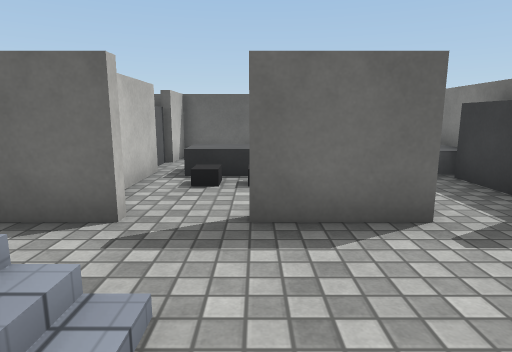
[1] (above)

20 first-person views from a walk through a scene from a Unity 3-D project. The camera is 1.2 m above the floor, tilts 10° down and sees 75° across. The floor is counted in squares, 1 m on a side. Each view is taken from the middle of a square. On the plan, view 1 faces up. The plan holds only what a view shows up to about 14 squares ahead; the rest is blank. Surface patterns are stand-ins for the level's own textures.

[2]
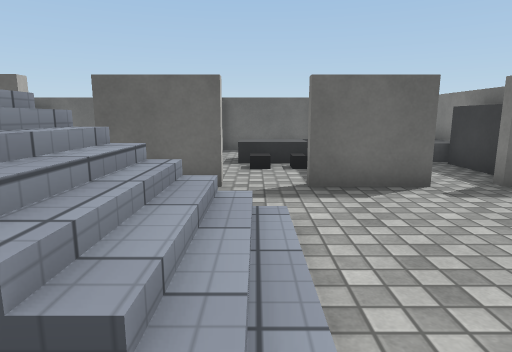

[3]
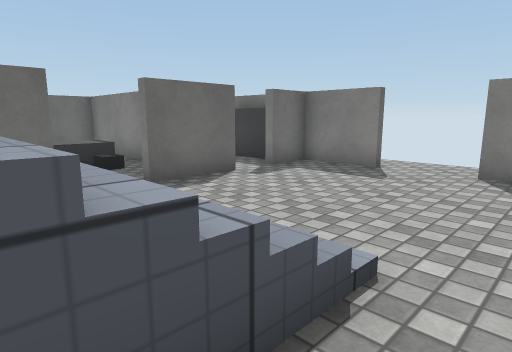

[4]
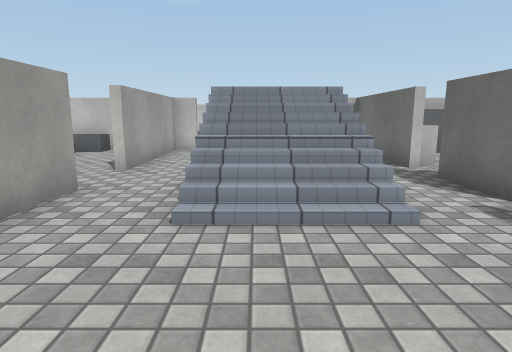

[5]
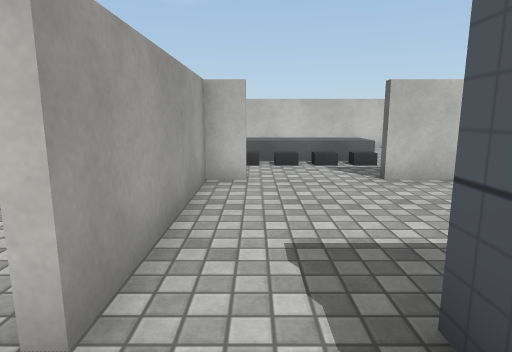

[6]
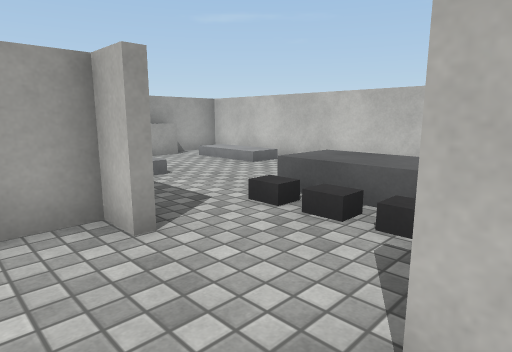

[7]
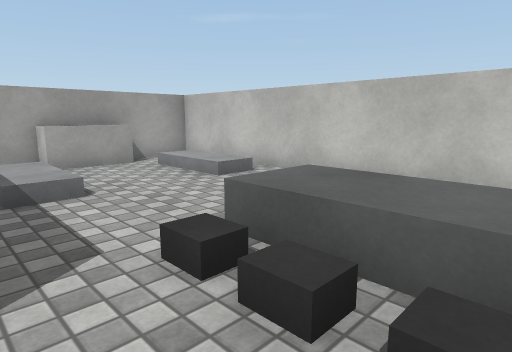

[8]
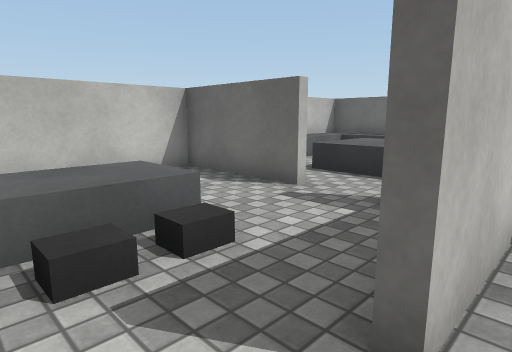

[9]
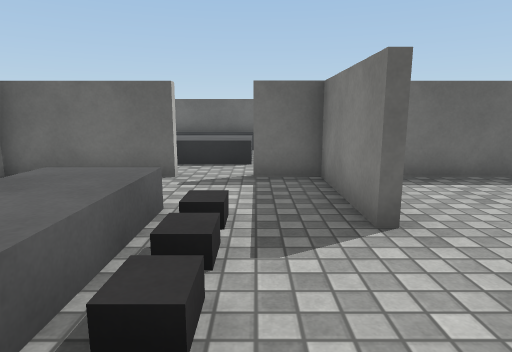

[10]
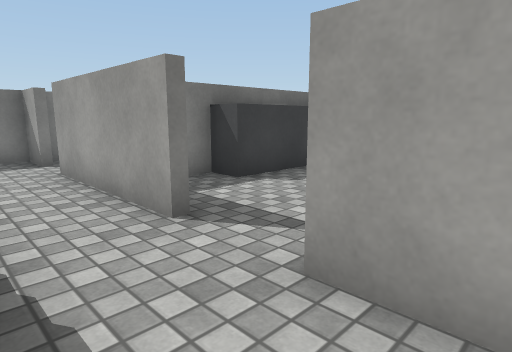

[11]
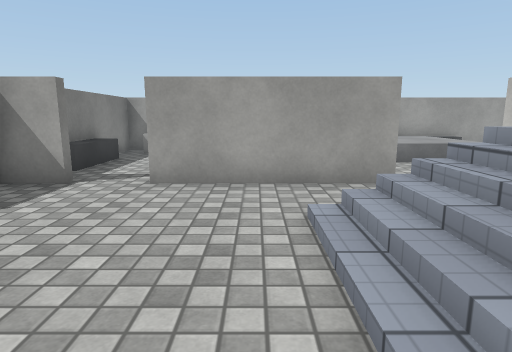

[12]
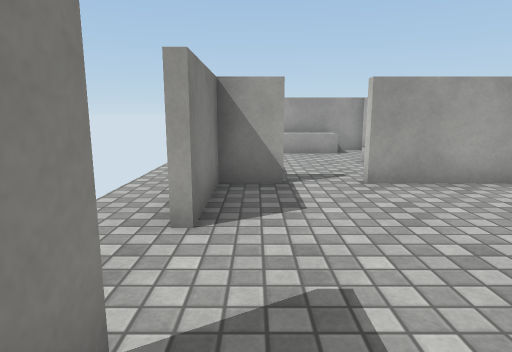

[13]
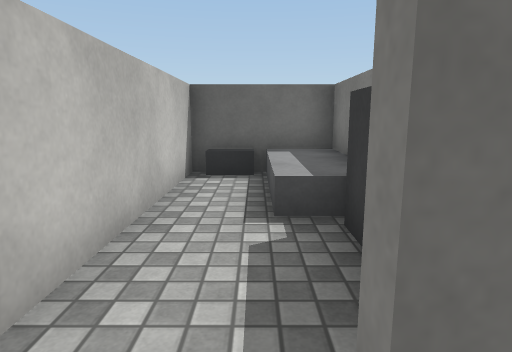

[14]
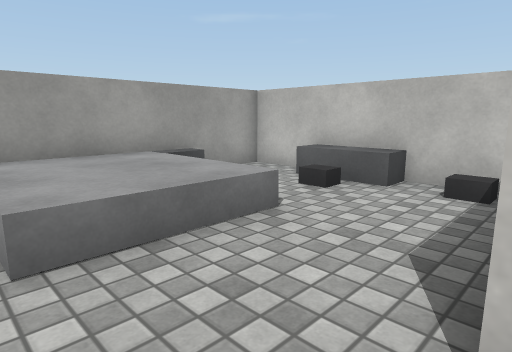

[15]
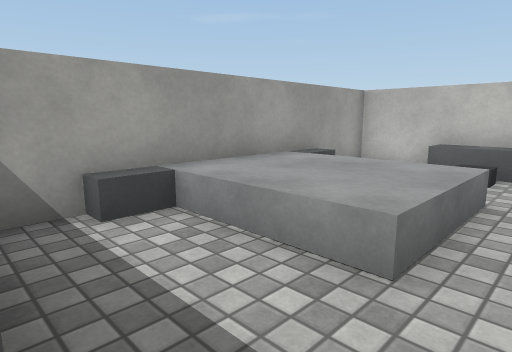

[16]
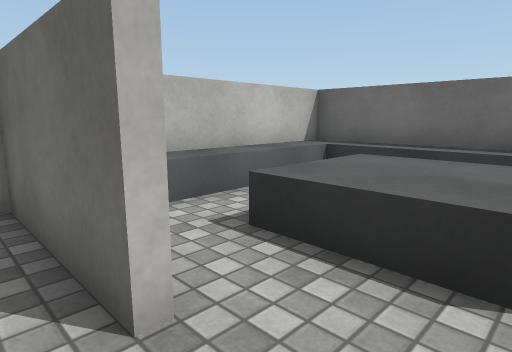

[17]
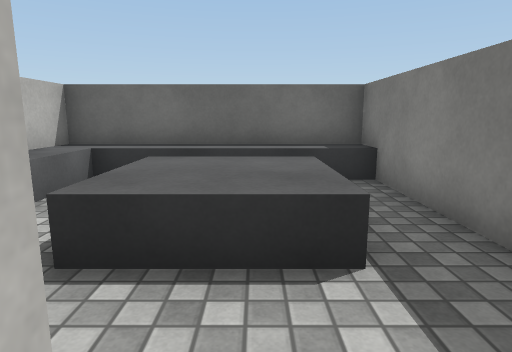

[18]
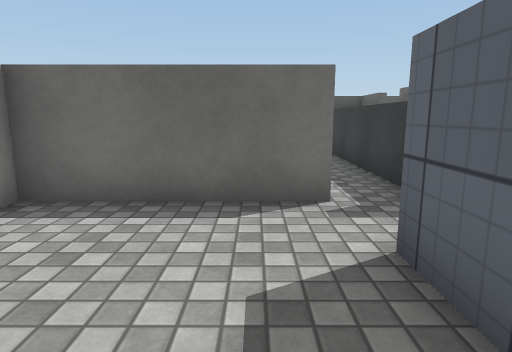

[19]
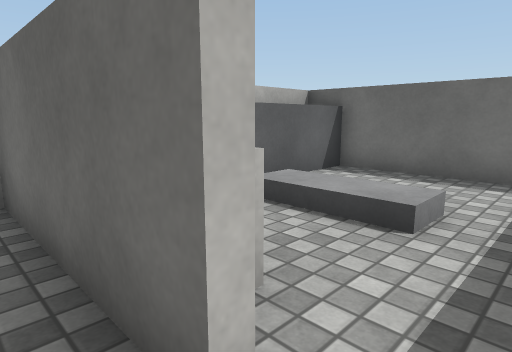

[20]
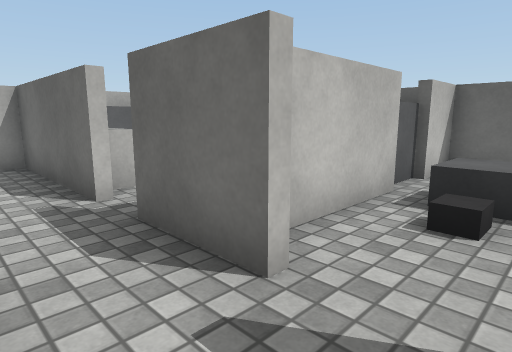

### Floor plan
Key: @ floor where view 1 was taken; # wall or solid block; x gap in a wall; . main floor; : floor 0.5 m higher than the main floor; / step, stairs or slope; = window, fence, low wall or low ledge; ^ raised ledge; v drop or lower ground; B grey block; L block; O other object.
Columns run from 16 left of view 1 to 6 right of it. Each row starts with its distance up from view 1.
 10 ##^^^^#^#### ^########
  9 #^....#^.....^#  ##.O#
  8 #^.^^^#^   ..^.OO##. #
  7 #^.^^^#^.OO..^#OO##.B#
  6 #^.^^^#^.....^#OO #.B#
  5 #^....#^.LL..^#.. #.B#
  4 ####.####LLx.^#.###.##
  3 #.....#..............#
  2 #.....#.....////.....#.
  1 # ^^^.#..../////.......
  0 # ^^^...... ////@......
 -1 # ^^^......#vv=/.....#.
 -2 # ^^^................#.
 -3 # .^..######..####..##.
 -4 # ....#.........# ...#.
 -5 #.....#.........#...^#.
 -6 #O...O#B..///..^#...^#
 -7 #O...O#B..:::..^#...=#
 -8 #.....#...:::..^#.^^=#
 -9 #.LLL.#../:::/.^#^^^^#
-10 ##   ##########

Positions as (right, up) in squares from view 1, and headings:
1: (0, 0), facing up
2: (-1, -2), facing up
3: (-3, -2), facing up-right
4: (3, 0), facing left
5: (-3, -2), facing left
6: (-8, 1), facing down-left
7: (-10, 0), facing down-left
8: (-9, -1), facing up-left
9: (-11, -3), facing up
10: (-6, -1), facing down-right
11: (0, 3), facing down
12: (4, 3), facing down
13: (3, 3), facing up
14: (-3, -3), facing down-left
15: (-1, -5), facing down-left
16: (-11, 3), facing up-left
17: (-12, 3), facing up
18: (-6, -1), facing up
19: (-4, 3), facing up-left
20: (0, 2), facing up-left
